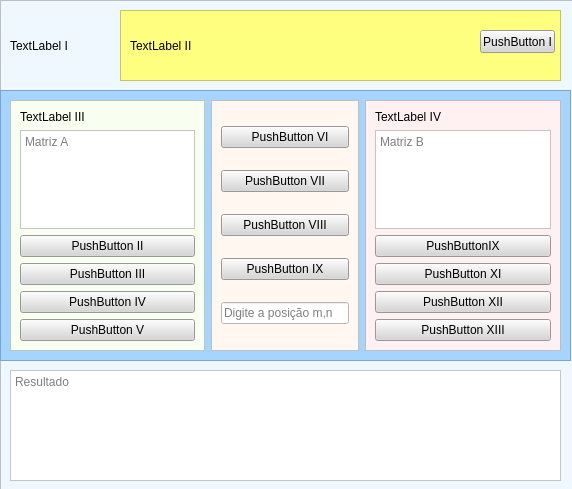
<?xml version="1.0" encoding="UTF-8"?>
<ui version="4.0">
 <class>MainWindow</class>
 <widget class="QMainWindow" name="MainWindow">
  <property name="geometry">
   <rect>
    <x>0</x>
    <y>0</y>
    <width>572</width>
    <height>489</height>
   </rect>
  </property>
  <property name="windowTitle">
   <string>MainWindow</string>
  </property>
  <widget class="QWidget" name="centralwidget">
   <widget class="QFrame" name="frame">
    <property name="geometry">
     <rect>
      <x>0</x>
      <y>0</y>
      <width>581</width>
      <height>491</height>
     </rect>
    </property>
    <property name="styleSheet">
     <string notr="true">background-color: rgb(240, 248, 255);</string>
    </property>
    <property name="frameShape">
     <enum>QFrame::StyledPanel</enum>
    </property>
    <property name="frameShadow">
     <enum>QFrame::Raised</enum>
    </property>
    <widget class="QFrame" name="frame_2">
     <property name="geometry">
      <rect>
       <x>120</x>
       <y>10</y>
       <width>441</width>
       <height>71</height>
      </rect>
     </property>
     <property name="styleSheet">
      <string notr="true">background-color: rgb(255, 255, 127);</string>
     </property>
     <property name="frameShape">
      <enum>QFrame::StyledPanel</enum>
     </property>
     <property name="frameShadow">
      <enum>QFrame::Raised</enum>
     </property>
     <widget class="QLabel" name="label_4">
      <property name="geometry">
       <rect>
        <x>10</x>
        <y>25</y>
        <width>341</width>
        <height>21</height>
       </rect>
      </property>
      <property name="text">
       <string>TextLabel II</string>
      </property>
     </widget>
     <widget class="QPushButton" name="pushButton_11">
      <property name="geometry">
       <rect>
        <x>360</x>
        <y>20</y>
        <width>75</width>
        <height>23</height>
       </rect>
      </property>
      <property name="styleSheet">
       <string notr="true">background-color: rgb(213, 213, 214);</string>
      </property>
      <property name="text">
       <string>PushButton I</string>
      </property>
     </widget>
    </widget>
    <widget class="QFrame" name="frame_3">
     <property name="geometry">
      <rect>
       <x>0</x>
       <y>90</y>
       <width>571</width>
       <height>271</height>
      </rect>
     </property>
     <property name="styleSheet">
      <string notr="true">background-color: rgb(164, 212, 255);</string>
     </property>
     <property name="frameShape">
      <enum>QFrame::StyledPanel</enum>
     </property>
     <property name="frameShadow">
      <enum>QFrame::Raised</enum>
     </property>
     <layout class="QHBoxLayout" name="horizontalLayout">
      <item>
       <widget class="QFrame" name="frame_4">
        <property name="styleSheet">
         <string notr="true">background-color: rgb(248, 255, 240);</string>
        </property>
        <property name="frameShape">
         <enum>QFrame::StyledPanel</enum>
        </property>
        <property name="frameShadow">
         <enum>QFrame::Raised</enum>
        </property>
        <layout class="QVBoxLayout" name="verticalLayout">
         <item>
          <widget class="QLabel" name="label">
           <property name="text">
            <string>TextLabel III</string>
           </property>
          </widget>
         </item>
         <item>
          <widget class="QTextEdit" name="textEdit">
           <property name="styleSheet">
            <string notr="true">background-color: rgb(255, 255, 255);</string>
           </property>
           <property name="placeholderText">
            <string>Matriz A</string>
           </property>
          </widget>
         </item>
         <item>
          <widget class="QPushButton" name="pushButton">
           <property name="styleSheet">
            <string notr="true">background-color: rgb(213, 213, 214);</string>
           </property>
           <property name="text">
            <string>PushButton II</string>
           </property>
          </widget>
         </item>
         <item>
          <widget class="QPushButton" name="pushButton_2">
           <property name="styleSheet">
            <string notr="true">background-color: rgb(213, 213, 214);</string>
           </property>
           <property name="text">
            <string>PushButton III</string>
           </property>
          </widget>
         </item>
         <item>
          <widget class="QPushButton" name="pushButton_3">
           <property name="styleSheet">
            <string notr="true">background-color: rgb(213, 213, 214);</string>
           </property>
           <property name="text">
            <string>PushButton IV</string>
           </property>
          </widget>
         </item>
         <item>
          <widget class="QPushButton" name="pushButton_12">
           <property name="styleSheet">
            <string notr="true">background-color: rgb(213, 213, 214);</string>
           </property>
           <property name="text">
            <string>PushButton V</string>
           </property>
          </widget>
         </item>
        </layout>
       </widget>
      </item>
      <item>
       <widget class="QFrame" name="frame_5">
        <property name="enabled">
         <bool>true</bool>
        </property>
        <property name="sizePolicy">
         <sizepolicy hsizetype="Preferred" vsizetype="Preferred">
          <horstretch>0</horstretch>
          <verstretch>0</verstretch>
         </sizepolicy>
        </property>
        <property name="styleSheet">
         <string notr="true">background-color: rgb(255, 247, 240);</string>
        </property>
        <property name="frameShape">
         <enum>QFrame::StyledPanel</enum>
        </property>
        <property name="frameShadow">
         <enum>QFrame::Raised</enum>
        </property>
        <layout class="QVBoxLayout" name="verticalLayout_2">
         <item>
          <widget class="QPushButton" name="pushButton_7">
           <property name="font">
            <font>
             <weight>50</weight>
             <bold>false</bold>
             <underline>false</underline>
             <strikeout>false</strikeout>
             <kerning>true</kerning>
            </font>
           </property>
           <property name="styleSheet">
            <string notr="true">background-color: rgb(213, 213, 214);</string>
           </property>
           <property name="text">
            <string>        PushButton VI     </string>
           </property>
          </widget>
         </item>
         <item>
          <widget class="QPushButton" name="pushButton_8">
           <property name="styleSheet">
            <string notr="true">background-color: rgb(213, 213, 214);</string>
           </property>
           <property name="text">
            <string>PushButton VII</string>
           </property>
          </widget>
         </item>
         <item>
          <widget class="QPushButton" name="pushButton_9">
           <property name="styleSheet">
            <string notr="true">background-color: rgb(213, 213, 214);</string>
           </property>
           <property name="text">
            <string>PushButton VIII</string>
           </property>
          </widget>
         </item>
         <item>
          <widget class="QPushButton" name="pushButton_10">
           <property name="styleSheet">
            <string notr="true">background-color: rgb(213, 213, 214);</string>
           </property>
           <property name="text">
            <string>PushButton IX</string>
           </property>
          </widget>
         </item>
         <item>
          <widget class="QLineEdit" name="lineEdit">
           <property name="styleSheet">
            <string notr="true">background-color: rgb(255, 255, 255);</string>
           </property>
           <property name="placeholderText">
            <string>Digite a posição m,n</string>
           </property>
          </widget>
         </item>
        </layout>
       </widget>
      </item>
      <item>
       <widget class="QFrame" name="frame_6">
        <property name="styleSheet">
         <string notr="true">background-color: rgb(255, 240, 241);</string>
        </property>
        <property name="frameShape">
         <enum>QFrame::StyledPanel</enum>
        </property>
        <property name="frameShadow">
         <enum>QFrame::Raised</enum>
        </property>
        <layout class="QVBoxLayout" name="verticalLayout_3">
         <item>
          <widget class="QLabel" name="label_2">
           <property name="text">
            <string>TextLabel IV</string>
           </property>
          </widget>
         </item>
         <item>
          <widget class="QTextEdit" name="textEdit_2">
           <property name="styleSheet">
            <string notr="true">background-color: rgb(255, 255, 255);</string>
           </property>
           <property name="placeholderText">
            <string>Matriz B</string>
           </property>
          </widget>
         </item>
         <item>
          <widget class="QPushButton" name="pushButton_4">
           <property name="styleSheet">
            <string notr="true">background-color: rgb(213, 213, 214);</string>
           </property>
           <property name="text">
            <string>PushButtonIX</string>
           </property>
          </widget>
         </item>
         <item>
          <widget class="QPushButton" name="pushButton_5">
           <property name="styleSheet">
            <string notr="true">background-color: rgb(213, 213, 214);</string>
           </property>
           <property name="text">
            <string>PushButton XI</string>
           </property>
          </widget>
         </item>
         <item>
          <widget class="QPushButton" name="pushButton_6">
           <property name="styleSheet">
            <string notr="true">background-color: rgb(213, 213, 214);</string>
           </property>
           <property name="text">
            <string>PushButton XII</string>
           </property>
          </widget>
         </item>
         <item>
          <widget class="QPushButton" name="pushButton_13">
           <property name="styleSheet">
            <string notr="true">background-color: rgb(213, 213, 214);</string>
           </property>
           <property name="text">
            <string>PushButton XIII</string>
           </property>
          </widget>
         </item>
        </layout>
       </widget>
      </item>
     </layout>
    </widget>
    <widget class="QLabel" name="label_3">
     <property name="geometry">
      <rect>
       <x>10</x>
       <y>10</y>
       <width>101</width>
       <height>71</height>
      </rect>
     </property>
     <property name="text">
      <string>TextLabel I</string>
     </property>
    </widget>
    <widget class="QTextEdit" name="textEdit_3">
     <property name="geometry">
      <rect>
       <x>10</x>
       <y>370</y>
       <width>551</width>
       <height>111</height>
      </rect>
     </property>
     <property name="styleSheet">
      <string notr="true">background-color: rgb(255, 255, 255);</string>
     </property>
     <property name="placeholderText">
      <string>Resultado</string>
     </property>
    </widget>
   </widget>
  </widget>
 </widget>
 <resources/>
 <connections/>
</ui>
